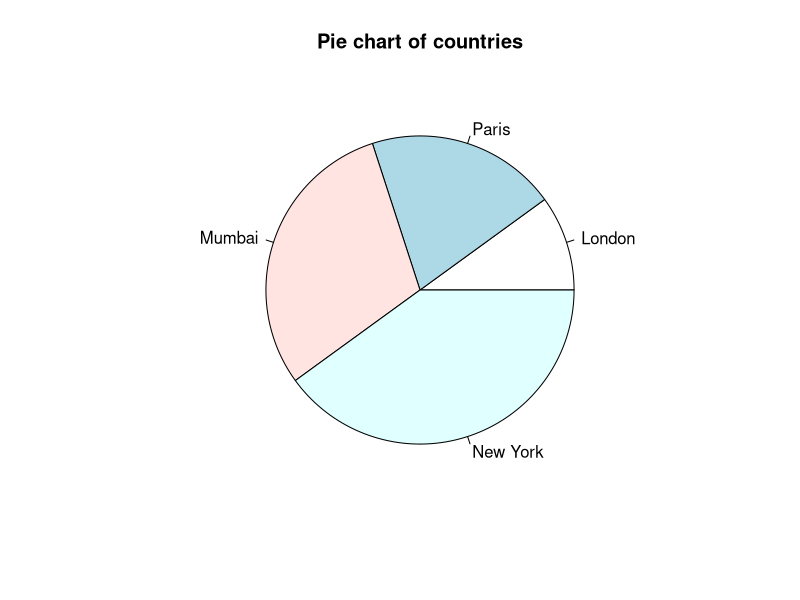

Source code (R):
#3d chart
library(plotrix)
x<-c(10,20,30,40)
label<-c("London","Paris","Mumbai","New York")
png(file="3d_chart.jpg")
pie(x,labels=label,explode=0.1,main = "Pie chart of countries")
dev.off()
